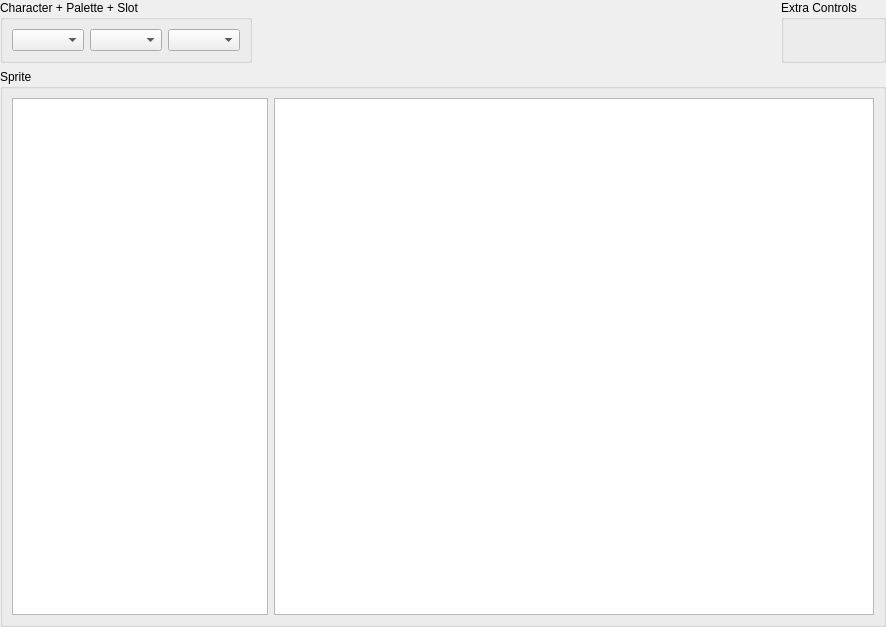
<?xml version="1.0" encoding="UTF-8"?>
<ui version="4.0">
 <class>Editor</class>
 <widget class="QWidget" name="Editor">
  <property name="geometry">
   <rect>
    <x>0</x>
    <y>0</y>
    <width>886</width>
    <height>627</height>
   </rect>
  </property>
  <property name="sizePolicy">
   <sizepolicy hsizetype="Expanding" vsizetype="Expanding">
    <horstretch>0</horstretch>
    <verstretch>0</verstretch>
   </sizepolicy>
  </property>
  <property name="windowTitle">
   <string>Form</string>
  </property>
  <layout class="QVBoxLayout" name="verticalLayout">
   <property name="leftMargin">
    <number>0</number>
   </property>
   <property name="topMargin">
    <number>0</number>
   </property>
   <property name="rightMargin">
    <number>0</number>
   </property>
   <property name="bottomMargin">
    <number>0</number>
   </property>
   <item>
    <layout class="QHBoxLayout" name="horizontalLayout_3">
     <item>
      <widget class="QGroupBox" name="character_group">
       <property name="title">
        <string>Character + Palette + Slot</string>
       </property>
       <layout class="QHBoxLayout" name="horizontalLayout">
        <item>
         <widget class="QComboBox" name="char_select"/>
        </item>
        <item>
         <widget class="QComboBox" name="palette_select"/>
        </item>
        <item>
         <widget class="QComboBox" name="slot_select"/>
        </item>
       </layout>
      </widget>
     </item>
     <item>
      <spacer name="horizontalSpacer">
       <property name="orientation">
        <enum>Qt::Horizontal</enum>
       </property>
       <property name="sizeHint" stdset="0">
        <size>
         <width>40</width>
         <height>20</height>
        </size>
       </property>
      </spacer>
     </item>
     <item>
      <widget class="QGroupBox" name="extra_group">
       <property name="title">
        <string>Extra Controls</string>
       </property>
      </widget>
     </item>
    </layout>
   </item>
   <item>
    <widget class="QGroupBox" name="sprite_group">
     <property name="title">
      <string>Sprite</string>
     </property>
     <layout class="QHBoxLayout" name="horizontalLayout_2">
      <item>
       <widget class="QTreeWidget" name="sprite_list">
        <property name="sizePolicy">
         <sizepolicy hsizetype="Minimum" vsizetype="Expanding">
          <horstretch>0</horstretch>
          <verstretch>0</verstretch>
         </sizepolicy>
        </property>
        <attribute name="headerVisible">
         <bool>false</bool>
        </attribute>
        <column>
         <property name="text">
          <string>Animations</string>
         </property>
        </column>
       </widget>
      </item>
      <item>
       <widget class="QGraphicsView" name="sprite_preview"/>
      </item>
     </layout>
    </widget>
   </item>
  </layout>
  <action name="play_animation">
   <property name="text">
    <string>Play Animation</string>
   </property>
  </action>
  <action name="detail_img_info">
   <property name="text">
    <string>Detailed Image Info</string>
   </property>
  </action>
 </widget>
 <resources/>
 <connections/>
</ui>
